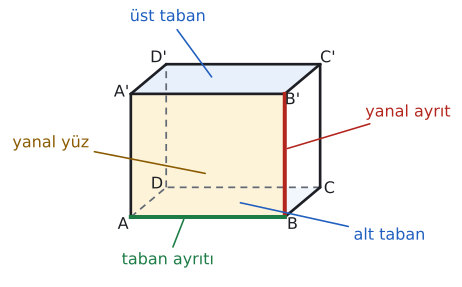

Recreate this plot in Python.
import sys; sys.path.insert(0, "tools")
from cizim import *

# Eğik izdüşüm: genişlik (x) ve yükseklik (z) gerçek ölçüde, derinlik (y) yarıya kısaltılmış ve 40° eğik.
KD, TETA = 0.5, np.radians(40)
CX, SY = KD * np.cos(TETA), KD * np.sin(TETA)
GOZ = np.array([CX, -1.0, SY])  # bakan göze doğru yön

def P(p):
    x, y, z = p
    return np.array([x + CX * y, z + SY * y])

def prizma(ax, taban, v, renkler=None, lw=2.0):
    """taban: dışbükey çokgenin 3B köşeleri, v: öteleme vektörü (yanal ayrıt). Görünmeyen ayrıtlar kesikli."""
    taban = [np.array(t, float) for t in taban]; v = np.array(v, float); n = len(taban)
    ust = [t + v for t in taban]; merkez = sum(taban) / n + v / 2
    yuzler = [list(range(n)), list(range(n, 2 * n))] + [[i, (i + 1) % n, n + (i + 1) % n, n + i] for i in range(n)]
    kose = taban + ust; gorunur = []
    for y in yuzler:
        a, b, c = kose[y[0]], kose[y[1]], kose[y[2]]
        nor = np.cross(b - a, c - a)
        if np.dot(nor, sum(kose[i] for i in y) / len(y) - merkez) < 0: nor = -nor
        gorunur.append(np.dot(nor, GOZ) > 1e-9)
    renkler = renkler or {}
    for k, y in enumerate(yuzler):
        if k in renkler and gorunur[k]:
            ax.add_patch(patches.Polygon([P(kose[i]) for i in y], closed=True, facecolor=renkler[k], edgecolor="none", zorder=1))
    kenarlar = {}
    for k, y in enumerate(yuzler):
        for j in range(len(y)):
            e = tuple(sorted((y[j], y[(j + 1) % len(y)])))
            kenarlar[e] = kenarlar.get(e, False) or gorunur[k]
    for (i, j), g in kenarlar.items():
        a, b = P(kose[i]), P(kose[j])
        if g: ax.plot([a[0], b[0]], [a[1], b[1]], color=YAZI, lw=lw, zorder=4, solid_capstyle="round")
        else: ax.plot([a[0], b[0]], [a[1], b[1]], color=SOLUK, lw=1.3, ls=(0, (4, 3)), zorder=2)
    return kose

def cizgi(ax, p, q, renk=KIRMIZI, lw=2.4, ls="-", z=5):
    a, b = P(p), P(q); ax.plot([a[0], b[0]], [a[1], b[1]], color=renk, lw=lw, ls=ls, zorder=z)

def yaz(ax, p, s, dx=0.0, dy=0.0, renk=YAZI, boy=13, **kw):
    q = P(p); ax.text(q[0] + dx, q[1] + dy, s, ha=kw.pop("ha", "center"), va=kw.pop("va", "center"), color=renk, fontsize=boy, zorder=7, **kw)

def dik(ax, k, u, w, r=0.4, renk=YAZI):
    k, u, w = np.array(k, float), np.array(u, float), np.array(w, float)
    u = u / np.linalg.norm(u); w = w / np.linalg.norm(w)
    pts = [P(k + r * u), P(k + r * u + r * w), P(k + r * w)]
    ax.plot([p[0] for p in pts], [p[1] for p in pts], color=renk, lw=1.3, zorder=6)

def bitir(ax, pay=0.6):
    ax.set_aspect("equal"); ax.axis("off"); ax.autoscale_view(); ax.margins(0.04)
# ABCD A'B'C'D' dik prizması (dikdörtgenler prizması): 5 × 3 × 4
a, b, c = 5, 3, 4
A, B, C, D = (0, 0, 0), (a, 0, 0), (a, b, 0), (0, b, 0)
fig, ax = sekil(6, 4.6)
k = prizma(ax, [A, B, C, D], (0, 0, c), renkler={1: MAVI_ACIK, 2: SARI_ACIK})
# alt taban (görünmez) açık mavi kesikli çerçeveyle
ax.add_patch(patches.Polygon([P(p) for p in [A, B, C, D]], closed=True, facecolor=MAVI_ACIK, alpha=0.55, edgecolor="none", zorder=0))
ad = ["A", "B", "C", "D", "A'", "B'", "C'", "D'"]
kay = [(-0.25, -0.25), (0.25, -0.25), (0.3, -0.05), (-0.3, 0.1), (-0.3, 0.05), (0.25, -0.2), (0.25, 0.2), (-0.25, 0.2)]
for p, s, (dx, dy) in zip(k, ad, kay): yaz(ax, p, s, dx, dy, boy=12)
cizgi(ax, (a, 0, 0), (a, 0, c), renk=KIRMIZI, lw=3)
cizgi(ax, (0, 0, 0), (a, 0, 0), renk=YESIL, lw=3)
def ok(p, metin, xy, renk):
    q = P(p); ax.annotate(metin, xy=q, xytext=xy, color=renk, fontsize=12, ha="center", va="center",
        arrowprops=dict(arrowstyle="-", color=renk, lw=1.2, shrinkA=2, shrinkB=2), zorder=8)
ok((a / 2 - 0.4, b / 2, c), "üst taban", (1.2, 6.5), MAVI)
ok((a, 0, c * 0.55), "yanal ayrıt", (9.0, 3.4), KIRMIZI)
ok((a / 2, 0, c * 0.35), "yanal yüz", (-2.6, 2.4), SARI)
ok((a * 0.35, 0, 0), "taban ayrıtı", (1.2, -1.4), YESIL)
ok((a / 2 + 0.4, b / 2, 0), "alt taban", (8.4, -0.6), MAVI)
ax.set_xlim(-4, 10.5); ax.set_ylim(-2, 6.8)
ax.set_aspect("equal"); ax.axis("off")
kaydet(fig, __file__)
